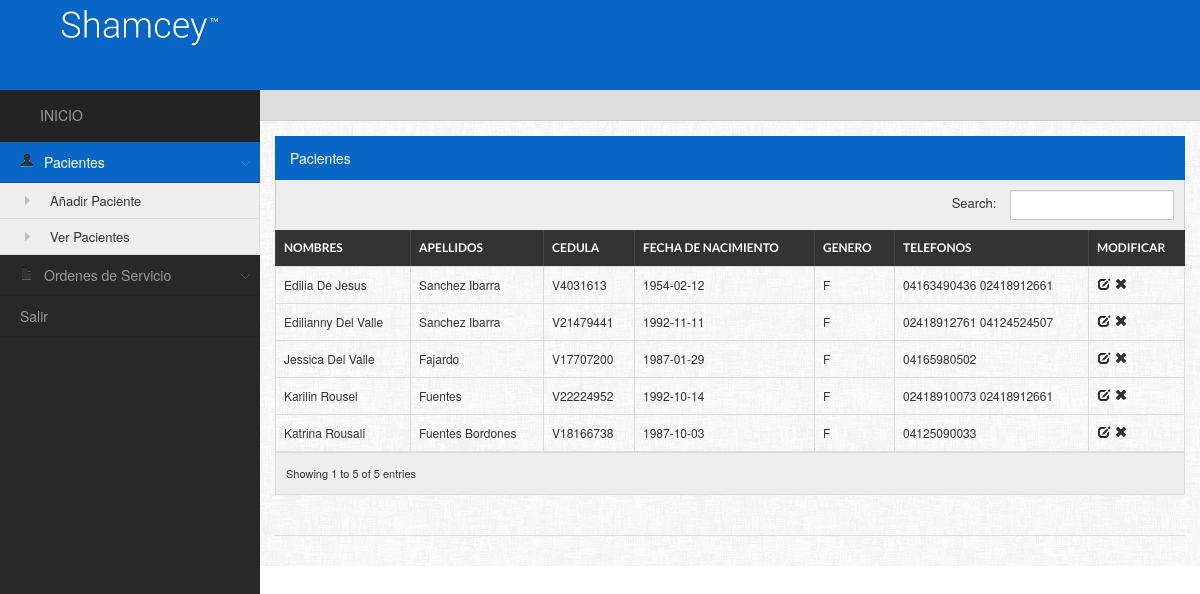
/web/principal.php?accion=pacientes&tipo=vep, run on the app's committed database.
### tables this page shows
CREATE TABLE IF NOT EXISTS `paciente` (
  `idpaciente` int(11) NOT NULL AUTO_INCREMENT,
  `cedula` varchar(30) NOT NULL,
  `nombres` varchar(80) NOT NULL,
  `apellidos` varchar(80) NOT NULL,
  `fecha_nac` date NOT NULL,
  `genero` char(1) NOT NULL,
  `telefono` varchar(200) NOT NULL,
  PRIMARY KEY (`idpaciente`),
  KEY `cedula` (`cedula`)
);

### web/verpacientes.php (the view, shortened to what this page needs)
<?php
	include("conexbd.php");
?>
<!doctype html>
<html>
<head>
</head>
<body>
<h4 class="widgettitle">Pacientes</h4>
                <table class="table table-bordered table-infinite" id="dyntable2">
                    <thead>
                        <tr>
                           	<th class="head1">Nombres</th>
                            <th class="head0">Apellidos</th>
                            <th class="head1">Cedula</th>
                            <th class="head1">Fecha de Nacimiento</th>
                            <th class="head0">Genero</th>
                            <th class="head1">Telefonos</th>
                            <th class="head0">Modificar</th>
                        </tr>
                    </thead>
                    <tbody>
               <?php
						$wsql="SELECT * FROM paciente";
						$result = mysql_query($wsql,$link);
						while($row = mysql_fetch_array($result))
						{
				?>
                        <tr class="gradeX">
                            <td><?php echo $row['nombres']; ?></td>
                            <td><?php echo $row['apellidos']; ?></td>
                            <td><?php echo $row['cedula']; ?></td>
                            <td><?php echo $row['fecha_nac']; ?></td>
                            <td><?php echo $row['genero']; ?></td>
                            <td><?php echo $row['telefono']; ?></td>
                            <td><a href="#" title="Modificar" class="icon-edit" onClick="MM_openBrWindow('modificarpaciente.php?paciente=<?php echo $row['idpaciente'];?>','Modificar','width=800,height=398')"></a> <a href="#" title="Eliminar" class="icon-remove" onClick="eliminar(<?php echo $row['idpaciente']; ?>);"></a></td>
                        </tr>
                    <?php
						 }
					?>
                     </tbody>
                </table>
</body>
</html>

### data on the page
paciente: nombres "Karilin Rousel", apellidos "Fuentes", cedula "V22224952", fecha_nac "1992-10-14", genero "F", telefono "02418910073 02418912661"
paciente: nombres "Edilianny Del Valle", apellidos "Sanchez Ibarra", cedula "V21479441", fecha_nac "1992-11-11", genero "F", telefono "02418912761 04124524507"
paciente: nombres "Edilia De Jesus", apellidos "Sanchez Ibarra", cedula "V4031613", fecha_nac "1954-02-12", genero "F", telefono "04163490436 02418912661"
paciente: nombres "Jessica Del Valle", apellidos "Fajardo", cedula "V17707200", fecha_nac "1987-01-29", genero "F", telefono "04165980502"
paciente: nombres "Katrina Rousali", apellidos "Fuentes Bordones", cedula "V18166738", fecha_nac "1987-10-03", genero "F", telefono "04125090033"
